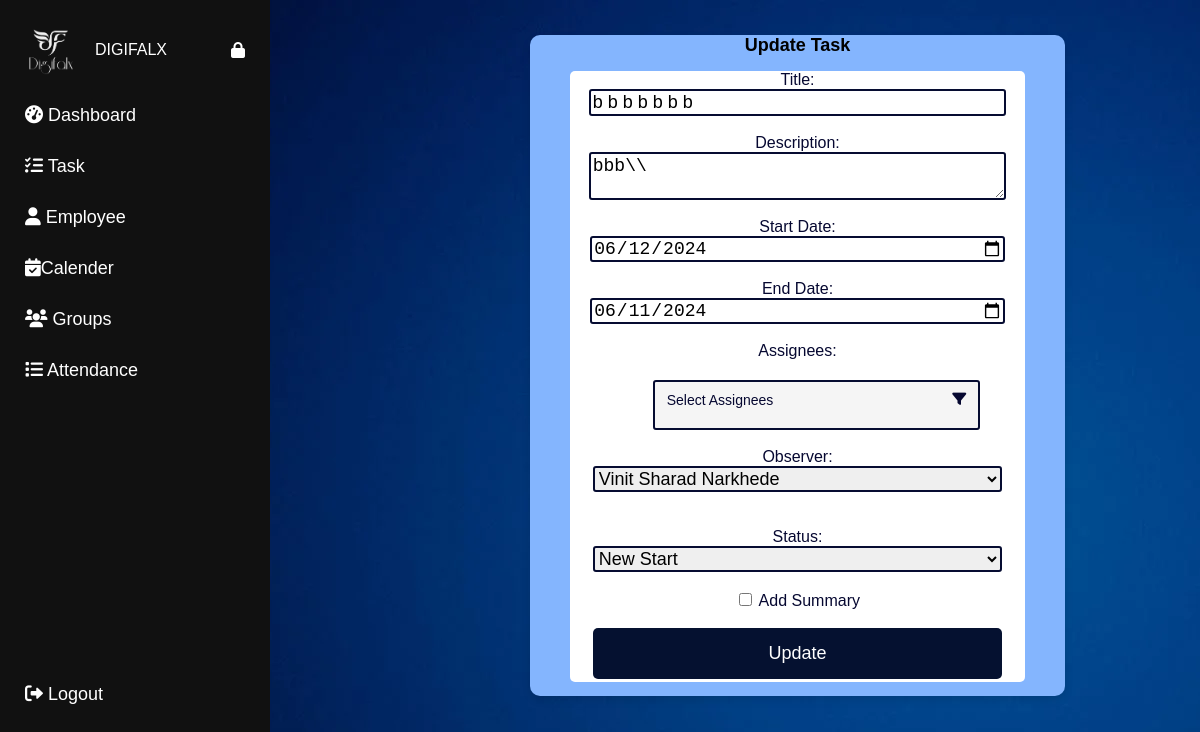
Screenshot of /admin/admin_update_task/1 (signed in) with the database file from the repository.
### app.py (models this page shows)
class Task(db.Model):
    id = db.Column(db.Integer, primary_key=True)
    employee_id = db.Column(db.Integer, db.ForeignKey('employee.id'), nullable=False)
    observer_id = db.Column(db.Integer, db.ForeignKey('employee.id'))
    title = db.Column(db.String(150), nullable=False)
    description = db.Column(db.Text, nullable=False)
    status = db.Column(db.String(50), nullable=False, default='new start')
    startdate = db.Column(db.Date, nullable=False)
    enddate = db.Column(db.Date, nullable=False)
    created_by = db.Column(db.String(100), nullable=False)
    summary = db.Column(db.Text)
    assignees = db.relationship('Employee', secondary='task_assignee', backref=db.backref('assigned_tasks', lazy='dynamic'),
                                primaryjoin="Task.id == TaskAssignee.task_id",
                                secondaryjoin="TaskAssignee.employee_id == Employee.id",
                                lazy='dynamic')
    observer = db.relationship('Employee', foreign_keys=[observer_id], lazy='select')

class Employee(db.Model):
    id = db.Column(db.Integer, primary_key=True)
    username = db.Column(db.String(150), nullable=False, unique=True)
    password = db.Column(db.String(150), nullable=False)
    name = db.Column(db.String(100), nullable=False)
    email = db.Column(db.String(100), nullable=False)
    position = db.Column(db.String(100), nullable=False)
    joining_date = db.Column(db.Date, nullable=False, default=datetime.utcnow)
    profile_picture = db.Column(db.String(120), nullable=True)
    group_id = db.Column(db.Integer, db.ForeignKey('group.id'), nullable=True)
    events = db.relationship('Event', backref='employee', lazy=True)
    time_entries = db.relationship('TimeEntry', backref='employee', lazy=True)
    tasks = db.relationship('Task', backref='assigned_employee', foreign_keys=[Task.employee_id], lazy=True)
    observed_tasks = db.relationship('Task', backref='observer_employee', foreign_keys=[Task.observer_id], lazy=True)

### app.py (the view, shortened to what this page needs)
@app.route('/admin/admin_update_task/<int:task_id>', methods=['GET', 'POST'])
def admin_update_task(task_id):
    if 'user_id' not in session:
        return "Admin not logged in", 403
    task = Task.query.get_or_404(task_id)
    employees = Employee.query.all()  # Assuming you have an Employee model
    current_assignee_ids = [assignee.id for assignee in task.assignees]  # List of current assignee IDs
    return render_template('admin_update_task.html', task=task, employees=employees, current_assignee_ids=current_assignee_ids)

### templates/admin_update_task.html (shortened to what this page needs)
<!DOCTYPE html>
<html lang="en">
<head>
    <link rel="stylesheet" href="https://cdnjs.cloudflare.com/ajax/libs/font-awesome/6.0.0-beta3/css/all.min.css">
</head>
<body>
    <div class="sidebar" id="mySidebar">
        <div class="sidebar-header">
            <img src="/static/images/logo.png" alt="Logo" class="sidebar-logo">
            <span class="sidebar-text">DIGIFALX</span>
            <i class="fas fa-lock" id="lockIcon" onclick="toggleLock()"></i>
        </div>
        <a href="{{ url_for('admin') }}"><i class="fas fa-tachometer-alt"></i> <span
                class="menu-text">Dashboard</span></a>
        <a href="{{ url_for('admintasklist') }}"><i class="fas fa-tasks"></i> <span class="menu-text">Task</span></a>
        <a href="{{ url_for('employee_list') }}"><i class="fas fa-user"></i> <span class="menu-text">Employee</span></a>
        <a href="{{ url_for('admincalender') }}"><i class="fas fa-calendar-check"></i><span
                class="menu-text">Calender</span></a>
        <a href="{{ url_for('list_group') }}"><i class="fas fa-users"></i> <span class="menu-text">Groups</span></a>
        <a href="{{ url_for('attendance_list') }}"><i class="fas fa-list"></i> <span
                class="menu-text">Attendance</span></a>
        <a href="{{ url_for('logout') }}" class="logout"><i class="fas fa-sign-out-alt"></i> <span
                class="menu-text">Logout</span></a>
    </div>
    <div id="main" class="collapsed-main">
        <div class="content">
            <div class="form-container">
                <h2 style="font-size: large;">Update Task</h2>
                <form method="POST">
                    <label for="title">Title:</label>
                    <input type="text" id="title" name="title" required value="{{ task.title }}">
                    <br>
                    <label for="description">Description:</label>
                    <textarea id="description" name="description" required>{{ task.description }}</textarea>
                    <br>
                    <label for="startdate">Start Date:</label>
                    <input type="date" id="startdate" name="startdate" required value="{{ task.startdate }}">
                    <br>
                    <label for="enddate">End Date:</label>
                    <input type="date" id="enddate" name="enddate" required value="{{ task.enddate }}">
                    <br>
                    <label for="assignees">Assignees:</label>
                    <div class="dropdown-container noselect">
                        <div class="dropdown-button">
                            <span class="dropdown-label">Select Assignees</span>
                            <i class="fa fa-filter"></i>
                        </div>
                    </div>
                    <br>
                    <label for="observer_id">Observer:</label>
                    <select id="observer_id" name="observer_id" required value="{{task.observer_id}}">
                        {% for employee in employees %}
                        <option value="{{ employee.id }}" {% if task.observer_id==employee.id %}selected{% endif %}>{{
                            employee.name }}</option>
                        {% endfor %}
                    </select>
                    <br>
                    <br>
                    <label for="status">Status:</label>
                    <select id="status" name="status" required value="{{task.status}}">
                        <option value="new start">New Start</option>
                    </select>
                    <br>
                    <label>
                        <input type="checkbox" id="summary_checkbox" onclick="toggleSummary()"> Add Summary
                    </label>
                    <br>
                    <br>
                    <button type="submit">Update</button>
                </form>
            </div>
        </div>
    </div>
</body>
</html>

### templates/admin_update_task.html (style rules this page uses)
body { margin: 0; background-image: url(/static/images/bg.png); font-family: 'Trebuchet MS', 'Lucida Sans Unicode', 'Lucida Grande', 'Lucida Sans', Arial, sans-serif; transition: margin-left 0.5s; padding-left: 20%; }
.sidebar { height: 100%; width: 270px; position: fixed; top: 0; left: 0; background-color: #111; overflow-x: hidden; transition: width 0.5s; padding-top: 0; z-index: 1000; }
.sidebar-header { display: flex; align-items: center; padding: 15px 25px; color: white; margin-top: 10px; }
.sidebar-logo { width: 50px; height: 50px; margin-right: 20px; }
.sidebar-text { flex-grow: 1; }
#lockIcon { cursor: pointer; }
.sidebar a { padding: 15px 25px; text-decoration: none; font-size: 18px; color: white; display: block; transition: background-color 0.3s; }
.sidebar a.logout { position: absolute; bottom: 80px; width: 100%; }
#main { transition: margin-left 0.5s; padding: 20px; margin-left: 270px; }
.form-container { background-color: rgb(132, 181, 254); padding-left: 40px; padding-right: 40px; border-radius: 10px; box-shadow: 0 4px 8px rgba(0, 0, 0, 0.1); padding-bottom: 7px; width: 70%; margin-top: 2px; margin-bottom: 5px; text-align: center; }
form { margin-bottom: 5px; background: #ffffff; color: rgb(6, 8, 49); text-align: center; border-radius: 5px; margin-top: 5px; width: 100%; margin-bottom: 7px; padding-bottom: 3px; }
input[type="text"], input[type="date"], textarea, select, button { display: block; width: 90%; font-size: 18px; margin-left: auto; margin-right: auto; border-radius: 3px; border: 2px solid #060c31; }
button { cursor: pointer; background-color: #051130; color: white; border: none; border-radius: 5px; padding: 15px; font-size: 18px; width: 90%; }
.dropdown-container, .instructions { width: 90%; margin: 20px auto 0; font-size: 14px; font-family: sans-serif; overflow: auto; }
.noselect { -webkit-touch-callout: none; -webkit-user-select: none; -khtml-user-select: none; -moz-user-select: none; -ms-user-select: none; user-select: none; }
.dropdown-button { float: left; width: 80%; background: whitesmoke; padding: 10px 12px; cursor: pointer; border-radius: 3px; box-sizing: border-box; margin-left: 60px; height: 50px; border: 2px solid #060c31; }
.dropdown-label, .dropdown-quantity { float: left; }
.fa-filter { float: right; }

### rows the page displays
Task: title "b b b b b b b", description "bbb\\\\", startdate "06/12/2024", enddate "06/11/2024", observer_id "Vinit Sharad Narkhede", status "New Start"
